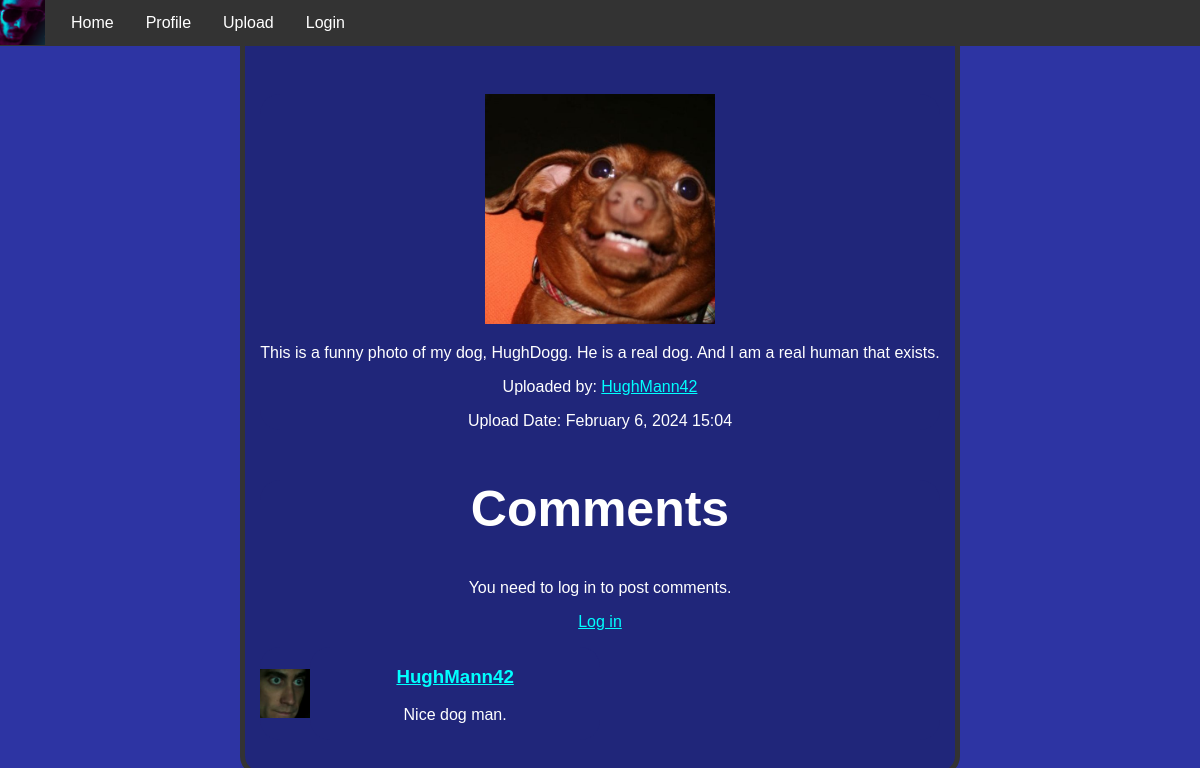
Before: /submission/7/ with the older database file.
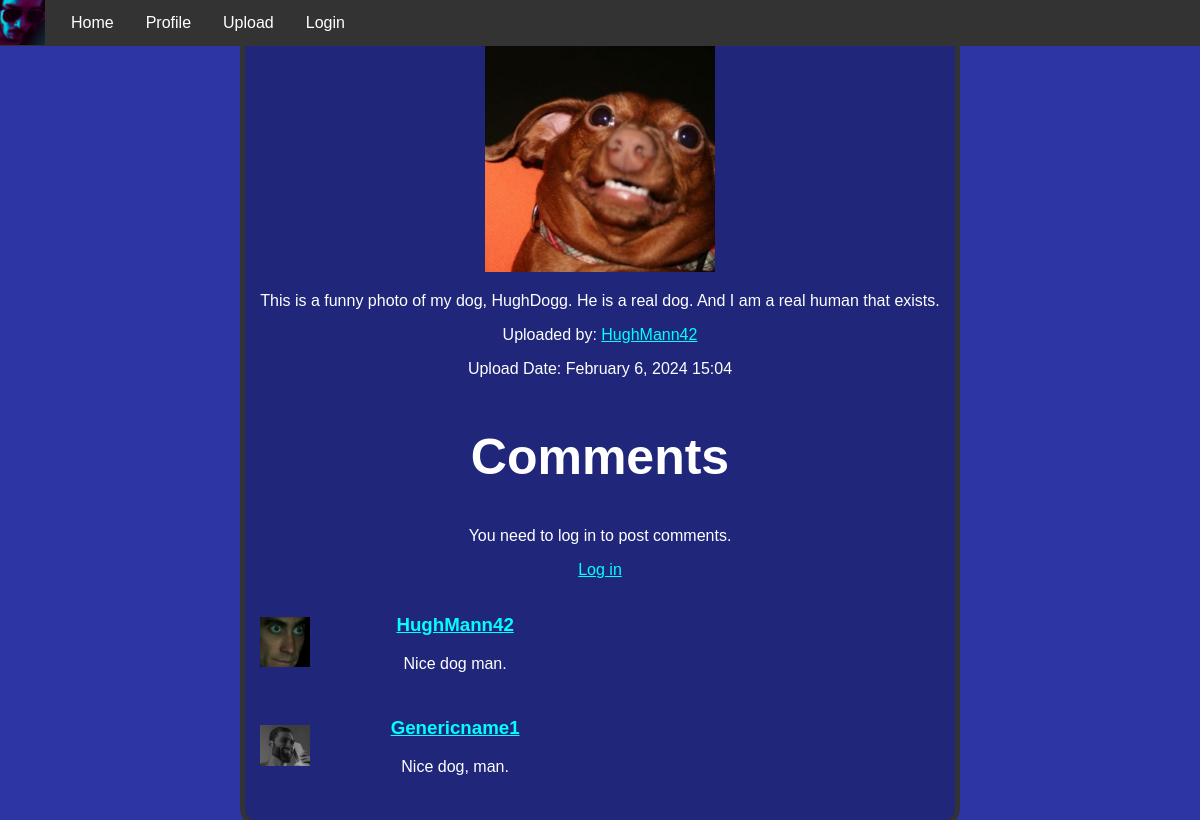
After: the same page with the newer database file.
### PhotoApp/models.py (models this page shows)
class Comment(models.Model):
    user = models.ForeignKey(UserProfile, on_delete=models.CASCADE)
    image_submission = models.ForeignKey(ImageSubmission, on_delete=models.CASCADE)
    date = models.DateTimeField(auto_now_add=True)
    text = models.TextField()

class UserProfile(models.Model):
    user = models.OneToOneField(User, on_delete=models.CASCADE)
    profile_image = models.ImageField(upload_to='profile_images/', blank=True, default="images/defaultimg.png")
    creation_date = models.DateTimeField(auto_now_add=True)
    short_description = models.TextField(max_length=255)
    social_links = models.TextField(blank=True)

### PhotoApp/views.py (the view)
# urls.py: path('submission/<int:submission_id>/', image_submission_detail_view, name='image_submission_detail'),
def image_submission_detail_view(request, submission_id):
    image_submission = get_object_or_404(ImageSubmission, id=submission_id)
    image_comments = Comment.objects.filter(image_submission=image_submission)
    if request.method == 'POST':
        form = CommentForm(request.POST)
        if form.is_valid():
            if request.user.is_authenticated:
                comment = form.save(commit=False)
                comment.user = request.user.userprofile
                comment.image_submission = image_submission
                comment.save()
                return redirect('image_submission_detail', submission_id=submission_id)
    else:
        form = CommentForm()
    context = {
        'image_submission': image_submission,
        'image_comments': image_comments,
        'form': form,
    }
    return render(request, 'PhotoApp/submissiondetail.html', context)

### PhotoApp/templates/PhotoApp/submissiondetail.html (shortened to what this page needs)
{% extends 'PhotoApp/base.html' %}
{% block content %}
    <div class="center-content">
        <img class ="submission-image" src="{{ image_submission.image.url }}" alt="{{ image_submission.description }}">
        <p>{{ image_submission.description }}</p>
        <p>Uploaded by: <a href="{% url 'detail_profile' image_submission.user.user %}">{{ image_submission.user.user }}</a></p>
        <p>Upload Date: {{ image_submission.creation_date|date:"F j, Y H:i" }}</p>
    </div>
    <div class="center-content">
        <h2 style="padding: 0px; font-size: 50px">Comments</h2>
        {% if user.is_authenticated %}
            <form method="post">
                {% csrf_token %}
                {{ form.as_p }}
                <button type="submit">Post Comment</button>
              </form>
        {% else %}
            <p>You need to log in to post comments.</p>
            <p><a style="color: cyan;" href="{% url 'login_view' %}">Log in</a></p>
        {% endif %}
        <ul class="comment-list">
            {% for comment in image_comments %}
                <li class="comment-item">
                    <div class="comment-content">
                        <img class="profile-icon" src="{{ comment.user.profile_image.url }}">
                        <div class="comment-text">
                            <h3><a href="{% url 'detail_profile' comment.user.user %}">{{ comment.user.user.username }}</a></h3>
                            <p>{{ comment.text }}</p>
                        </div>
                    </div>
                </li>
            {% endfor %}
        </ul>
    </div>
{% endblock %}

Changed rows visible on the page:
added Comment: user.profile_image (picture), user.user.username "Genericname1", text "Nice dog, man."
